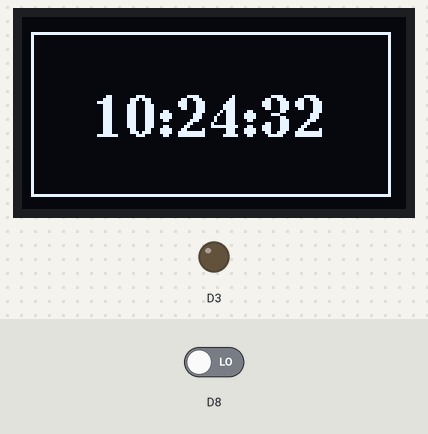
Bench run of a sketch on a simulated ESP8266 (NodeMCU). Shown: 128×64 one-colour display, output pins drawn as LEDs (lit = HIGH). The test bench sets the inputs (shaded band); at power-on: D8 LOW. WiFi joins after 1.5 s; servers stay silent unless stated; network time is answered at once with the bench clock; uploads are accepted with an empty reply; the local clock reads 2024-03-15 10:24:30 at power-on unless the sketch sets it; what the sketch prints to the serial monitor is not drawn.

Above: at 3.2 s.
3.3 s: D8 driven HIGH
At 4.1 s:
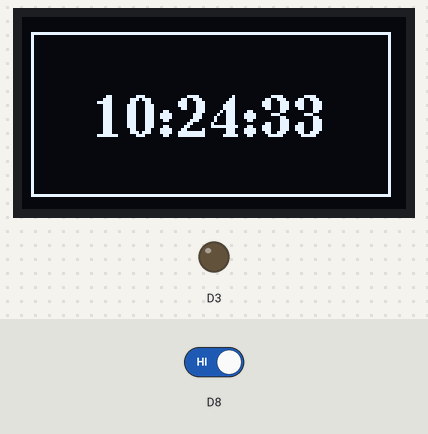
At 8.9 s:
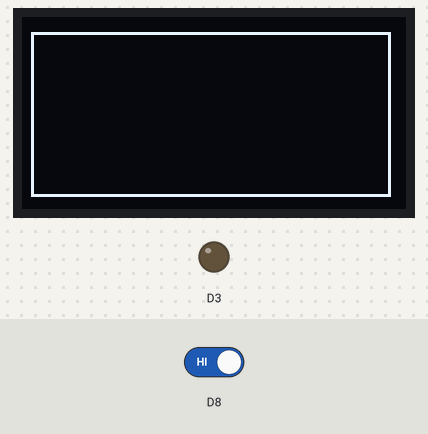
Timing chart, 0 to 10.4 s (numbered marks = the images above; inputs shaded):
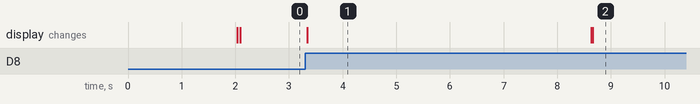

Measured:
- what the display in image 1 shows lasts 5.3 s, from 3.3 s to 8.6 s

The sketch:

arduino_NodeMCU.ino
```cpp
/*
 *
 * 全部代码按顺序分为三个部分：
 * 1.引用库，定义各种数据
 * 2。setup以及loop函数
 * 3.函数的集中定义
 *
 * 我看别人的代码，解释的都一知半解，让我一个初学者烦恼了半个月，我清晰的做了标注，当然，一些理念需要自己参透，我尽力使代码看起来简单了
 *
 *
 */
//这里引入的库前两个是获取当前时间的，第三个是连接wifi的，第四、五个是控制OLED，最后一个发送和接收HTTP包要用
#include <WiFiUdp.h>
#include <NTPClient.h>
#include <ESP8266WiFi.h>
#include <U8g2lib.h>
#include <Wire.h>
#include <ArduinoJson.h>


//以下三个定义为调试定义，有一部分代码是我改的CSDN前辈的，这里我就不改了，因为后面实在太多，一改都逮改，说白了就是把Serial的几个函数换个说法
#define DebugBegin(baud_rate)    Serial.begin(baud_rate)
#define DebugPrintln(message)    Serial.println(message)
#define DebugPrint(message)    Serial.print(message)

 //这里是一些需要定义的信息
const char* ssid     = "PRO20";         // 这是我的wifi名称
const char* password = "2020beiyou";         // 这是wifi密码
const char* host = "api.heclouds.com";     //这是api的地址
const char* APIKEY = "7cn4RQ2nAnRluXyDXSarRtD=buA=";        //这是API KEY

const unsigned long BAUD_RATE = 115200;                   // 设置串口
const unsigned long HTTP_TIMEOUT = 5000;               // 超时时间
const size_t MAX_CONTENT_SIZE = 1000;                   // 返回内容最大长度

//这里定义一个整型数，是为了防止震动模块一直响
int s = 10;

// 在这里定义一个结构，以便存储缓存区数据
struct Jishiben {
  char date[20];//日期
  char thing[20];//事件
};
Jishiben jishiben;

//这里是请求当前时间的一个东西，具体我没再深入发掘，这是一个库里的函数
WiFiUDP ntpUDP;
NTPClient timeClient(ntpUDP, "ntp1.aliyun.com",60*60*8, 30*60*1000);

//这个是个简化wificlient
WiFiClient client;

//定义两个数组，第一个是接受回复信息的，第二个后面跳过HTTP开头的函数会用，就是找到两个换行符才开始读数据
char response[MAX_CONTENT_SIZE];
char endOfHeaders[] = "\r\n\r\n";

//这里定义OLED打印的接口
U8G2_SSD1306_128X64_NONAME_1_SW_I2C u8g2(U8G2_R0, /* clock=*/ D5, /* data=*/ D6, /* reset=*/ U8X8_PIN_NONE);


//正式开始
void setup() {
  //按钮的接口
  pinMode(D8, INPUT);

  //以下是对wifi的一些调试
  WiFi.mode(WIFI_STA);     //设置esp8266 工作模式
  DebugBegin(BAUD_RATE);
  DebugPrint("Connecting to ");//写几句提示，哈哈
  DebugPrintln(ssid);
  WiFi.begin(ssid, password);   //连接wifi
  WiFi.setAutoConnect(true);

  //这个函数是wifi连接状态，返回wifi链接状态
  while (WiFi.status() != WL_CONNECTED) {
    delay(500);
    DebugPrint(".");
  }
  DebugPrintln("");
  DebugPrintln("WiFi connected");
  delay(500);
  DebugPrintln("IP address: ");
  //WiFi.localIP()返回8266获得的ip地址
  DebugPrintln(WiFi.localIP());
  client.setTimeout(HTTP_TIMEOUT);

  //这里是请求当前时间的一个东西，具体我没再深入发掘，这是一个库里的函数
  timeClient.begin();

  //定义震动模块接口
  pinMode(D3, OUTPUT);

  //打印开始
   u8g2.begin();
}


 //重头戏
void loop() {
  //控制s的值
  if(s>0){
    s = s - 1;
    }

  //这里是请求当前时间的一个东西，具体我没再深入发掘，这是一个库里的函数
  timeClient.update();
  Serial.println(timeClient.getFormattedTime());
  String T = timeClient.getFormattedTime();

  //在OLED上打印
  u8g2.firstPage();
  do {
    u8g2.setFont(u8g2_font_ncenB10_tr);
    u8g2.drawFrame(3,5,120,55);
    u8g2.setFont(u8g2_font_ncenB14_tr);
    u8g2.setCursor(23, 40);
    u8g2.print(T);
  } while ( u8g2.nextPage() );

  //判断tcp client是否处于连接状态，不是就建立连接
  while (!client.connected()){
     if (!client.connect(host, 80)){
         DebugPrintln("connection....");
         delay(200);
     }
  }

  //发送http请求 并且跳过响应头 直接获取响应body，这几个函数在下面写好了，这里加一个按钮，想接收的时候按按钮，并显示一下数据，就不让他一直发了
  //另外要说一句的是我这里只请求了两组数据，想要更多可以复制几次，但是就项目考虑，为使它简洁易懂一点，我就不再重复那么多次了，还要再一次分配空间，再一次存数据，重复工作，想来蛮没意思
  //项目焊接好以后可以再上传，可以很便捷的优化，更改，考虑到这么几点，就这样吧
   if(digitalRead(D8) == HIGH) {
     if (sendRequest(host, APIKEY) && skipResponseHeaders()) {
      //清除缓冲
      clrEsp8266ResponseBuffer();
      //读取响应数据
      readReponseContent(response, sizeof(response));
      if (parseUserData(response, &jishiben)) {
       printUserData(&jishiben);
     }
   }
   //从屏幕打印一下
   u8g2.clearDisplay();
   u8g2.firstPage();
   do {
     u8g2.setFont(u8g2_font_ncenB10_tr);
     u8g2.drawFrame(3,5,120,55);
     u8g2.setFont(u8g2_font_ncenB14_tr);
     u8g2.drawStr(23, 40,jishiben.thing);
   } while ( u8g2.nextPage() );
   delay(4000);
  }


  //判断控制震动并打印事件，中文库太大，NodeMCU下载不下来，就用英文吧，刚好练一练大家的英语水平
  if(jishiben.date[0]==T[0]&&jishiben.date[1]==T[1]&&jishiben.date[3]==T[3]&&jishiben.date[4]==T[4]&&s==0){
  zhendong();
  u8g2.clearDisplay();
  u8g2.firstPage();
  do {
    u8g2.setFont(u8g2_font_ncenB10_tr);
    u8g2.drawFrame(3,5,120,55);
    u8g2.setFont(u8g2_font_ncenB14_tr);
    u8g2.drawStr(23, 40,jishiben.thing);
  } while ( u8g2.nextPage() );
  s = 100;
  delay(5000);
  }
  delay(500);
}


/*
 *
 *
 * 下面是函数的集中定义，我都做了标注，阅读起来不会很费劲，这里特别感谢CSDN里的前辈，借鉴了一些相似的代码，我也做了我自己的理解
 *
 *
 */


//控制震动的函数，D3输出
void zhendong(){
  digitalWrite(D3, HIGH);
  delay(1000);
  digitalWrite(D3, LOW);
  delay(1000);
  digitalWrite(D3, HIGH);
  delay(1000);
  digitalWrite(D3, LOW);
  delay(1000);
  digitalWrite(D3, HIGH);
  delay(1000);
  digitalWrite(D3, LOW);
  delay(1000);
  }


//发送HTTP请求的函数，重中之重，具体报文怎么写需要看文档，但是HTTP协议的大致就这样，注意一下，我下面这个设备ID直接写这了，本来该在上面定义的
bool sendRequest(const char* host, const char* apiKey) {

  //这里写一下URL
  String GetUrl = "/devices/652113157/datastreams";

  //在这里发送给服务器请求的指令，过一会就能在串口看到返回信息了
  client.print(String("GET ") + GetUrl + " HTTP/1.1\r\n" +
               "api-key: " + apiKey + "\r\n" +
               "Host: " + host + "\r\n" +
               "Connection: close\r\n\r\n");

  //这里打印一下发送的东西
  DebugPrintln("create a request:");
  DebugPrintln(String("GET ") + GetUrl + " HTTP/1.1\r\n" +
               "api-key " + apiKey + "\r\n" +
               "Host: " + host + "\r\n" +
               "Connection: close\r\n");
  delay(100);
  return true;
}


//跳过 HTTP 头，使我们在响应正文的开头，就是找到换行符
bool skipResponseHeaders() {
  bool ok = client.find(endOfHeaders);
  if (!ok) {
    DebugPrintln("No response or invalid response!");
  }
  return ok;
}


 //从HTTP服务器响应中读取正文，这个基本不用变
void readReponseContent(char* content, size_t maxSize) {
  size_t length = client.readBytes(content, maxSize);
  delay(100);
  DebugPrintln("Get the data from Internet!");
  content[length] = 0;
  DebugPrintln(content);
  DebugPrintln("Read data Over!");

  //清除一下缓冲
  client.flush();
}


//这里需要调整一下缓冲区的大小，以便完整的接收到数据，注意ArduinoJson.h必须是V5（我吃了大亏，不要试着改为V6，我已踩坑）
bool parseUserData(char* content, struct Jishiben* jishiben) {

  DynamicJsonBuffer jsonBuffer;
  JsonObject& root = jsonBuffer.parseObject(content);

  if (!root.success()) {
    DebugPrintln("JSON parsing failed!");
    return false;
  }

  //将有用信息存入结构体中
  strcpy(jishiben->date, root["data"][0]["current_value"]);
  strcpy(jishiben->thing, root["data"][1]["current_value"]);

  return true;
}

// 从串口打印从JSON中提取的数据，比较简单，不解释
void printUserData(const struct Jishiben* jishiben) {
  DebugPrintln("Print parsed data :");
  DebugPrint("data : ");
  DebugPrint(jishiben->date);
  DebugPrint("\n");
  DebugPrint("thing : ");
  DebugPrint(jishiben->thing);
  DebugPrint("\n");
}

// 关闭与HTTP服务器连接
void stopConnect() {
  DebugPrintln("Disconnect");
  client.stop();
}

void clrEsp8266ResponseBuffer(void){
  //清空
    memset(response, 0, MAX_CONTENT_SIZE);
}
```
